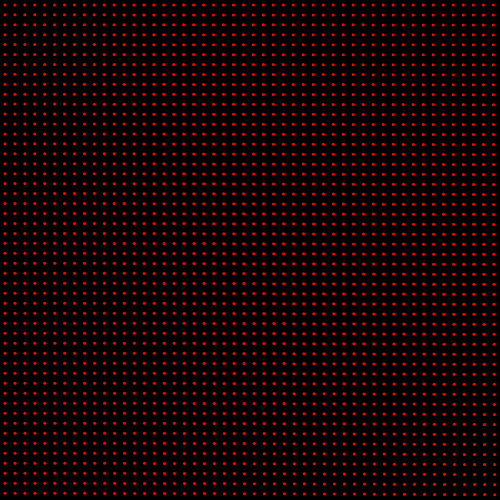
Frame 1 (no input)
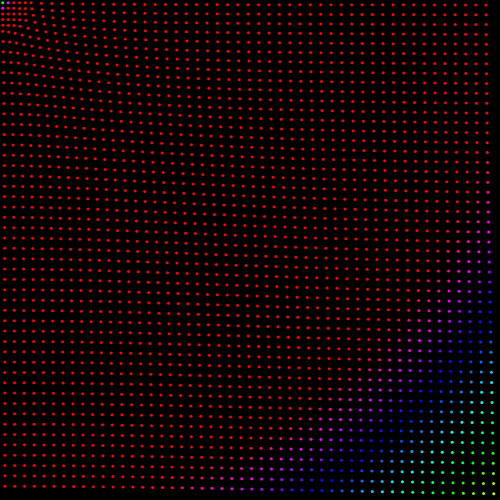
Frame 60 (no input)
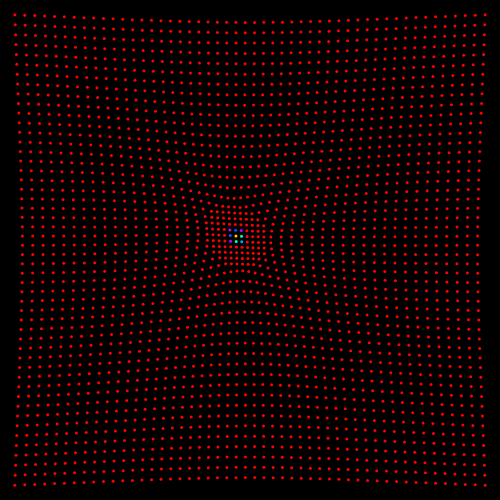
Frame 120 (the mouse pressed at the canvas centre since frame 60)

The p5.js sketch that drew these frames (run headless with seeded random() and noise() and a simulated clock; from frame 60 on, the mouse is pressed at the canvas centre):

// p5.js sketch
// ── sketch.js
let canvasSize = 500;
let ellipses = [];
let maxDistance = 750;
let maxAllowedMovement = 25;
let easingFactor = -0.0000001; // Extremely slow movement
let ellipseSpeed = 0.01; // Default speed
let maxSpeed = 5; // Maximum speed for color change
let maxHue = 60; // Maximum hue value for color change
let minSaturation = 30; // Minimum saturation value

function setup() {
  createCanvas(canvasSize, canvasSize);
  colorMode(HSB, 100); // Set color mode to HSB
  background(0);

  redrawGrid();
}

function redrawGrid() {
  const ellipseSize = 3; // Default size set to 3px
  const gridSize = 50; // Default grid size set to 50
  ellipses = [];

  for (let i = 0; i < gridSize; i++) {
    for (let j = 0; j < gridSize; j++) {
      let x = j * (canvasSize / gridSize) + (canvasSize / gridSize) / 2;
      let y = i * (canvasSize / gridSize) + (canvasSize / gridSize) / 2;
      ellipses.push({ x, y, originalX: x, originalY: y });
    }
  }

  for (let i = 0; i < ellipses.length; i++) {
    let { x, y } = ellipses[i];
    noStroke();
    fill(0, 0, 100); // White color
    ellipse(x, y, ellipseSize, ellipseSize);
  }
}

function draw() {
  background(0);

  for (let i = 0; i < ellipses.length; i++) {
    let { x, y, originalX, originalY } = ellipses[i];
    let d = dist(x, y, mouseX, mouseY);

    // Calculate the speed of the ellipse
    let speed = dist(originalX, originalY, x, y);

    // Map the speed to a hue value
    let hue = map(speed, 0, maxSpeed, 0, maxHue); // Adjust the hue range as needed

    // Set the fill color based on the mapped hue
    fill(hue, 100, 100); // Using HSB color mode

    if (d < maxDistance) {
      let dx = mouseX - x;
      let dy = mouseY - y;
      let distanceMultiplier = map(d, 0, maxDistance, 1, 0);

      let maxAllowedDist = map(d, 0, maxDistance, maxAllowedMovement, 0);
      maxAllowedDist = constrain(maxAllowedDist, 0, maxAllowedMovement);

      x += dx * ellipseSpeed * distanceMultiplier;
      y += dy * ellipseSpeed * distanceMultiplier;

      let distanceFromOriginal = dist(x, y, originalX, originalY);
      if (distanceFromOriginal > maxAllowedDist) {
        let angle = atan2(y - originalY, x - originalX);
        x = originalX + cos(angle) * maxAllowedDist;
        y = originalY + sin(angle) * maxAllowedDist;
      }
    } else {
      let dx = originalX - x;
      let dy = originalY - y;
      x += dx * easingFactor;
      y += dy * easingFactor;
    }

    ellipses[i] = { x, y, originalX, originalY };
    noStroke();
    ellipse(x, y, 3, 3); // Use a fixed size instead of the slider value
  }
}
